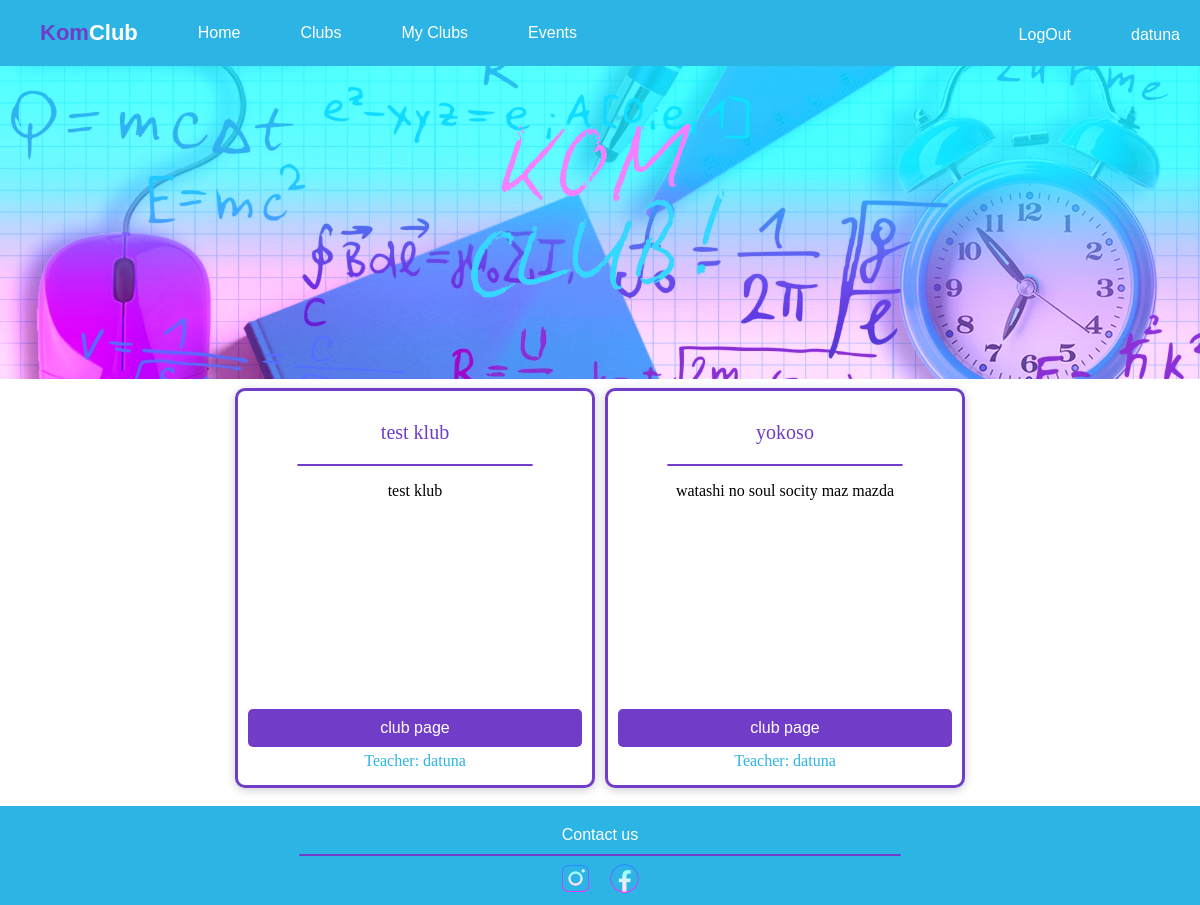
/my_clubs/ (signed in), run on the app's committed database.
### users/models.py (models this page shows)
class User_info(models.Model):
    username = models.CharField(max_length=15, default='bot')
    gmail = models.EmailField(unique=True)
    password = models.CharField(max_length=20, default='bot123')
    pfp = models.ImageField(default='../../static/images/defaultpfp.jpg')
    premmision = models.BooleanField(default=False)
    def __str__(self):
        return self.username

### clubs/models.py (models this page shows, shortened)
class Clubs_info(models.Model):
    name = models.CharField(max_length=30, unique=True)
    description = models.TextField(blank=True, null=True)
    members = models.ManyToManyField('users.User_info', related_name='clubs', blank=True)
    owner = models.ForeignKey('users.User_info', related_name='owned_clubs', on_delete=models.CASCADE, default=1)
    slug = models.SlugField(unique=True, blank=True)

### clubs/views.py (the view)
# urls.py: path('my_clubs/', my_clubs),
def my_clubs(request):
    user_id = request.session.get('user_id')
    if user_id:
        username = request.session.get('username')
        user = User_info.objects.get(username=username)
        clubs = user.clubs.all()
    else:
        return redirect('/login')
    return render(request, 'myclubs.html', {'clubs': clubs})

### clubs/templates/myclubs.html (shortened to what this page needs)
{% extends 'base.html' %}
{% block body %}
<div class="content">
    {% for club in clubs %}
    <div class="container2">
        <p class="club-title">
            {{club.name}}
        </p>
        <div class="divider2"></div>
        <p class="club-description" id="club-description">
            {{club.description}}
        </p>
        <a class="joinbutton" href="{% url 'club_detail' slug=club.slug %}">club page</a>
        <p class="club-author" id="club-author">
            Teacher: {{club.owner}}
        </p>
    </div>
    {% endfor %}
</div>
{% endblock %}

### HomePage/templates/base.html (shortened to what this page needs)
<!DOCTYPE html>
<html lang="en">
<head>
    <link rel="stylesheet" href="../../static/css/style.css">
</head>
<body>
<div class="page-container">
    <div class="content-wrap">
 <nav class="navigation">
    <ul class="left-nav">
        <li class="bt bigfont l">
            <a href="/" class="logo"><span>Kom</span>Club</a>
        </li>
        <li class="l">
            <a href="/" class="bt q nav-link">Home</a>
        </li>
        <li class="l">
            <a href="/clubs" class="bt q nav-link">Clubs</a>
        </li>
        <li class="l">
            <a href="/my_clubs" class="bt q nav-link">My Clubs</a>
        </li>
        <li class="l">
            <a href="/events" class="bt q nav-link"> Events</a>
        </li>
    </ul>
    <ul class="right-nav">
    {% if request.session.user_id %}
        <li class="l">
            <a class="bt q nav-link" href="/logout">LogOut</a>
        </li>
        <li class="l">
            <a class="bt q">{{ request.session.username }}</a>
        </li>
    {% endif %}
    </ul>
</nav>
<img src="../../static/images/image.jpg" class="banner">
    {% block body %}
    {% endblock %}
  <footer>
    <a class="contact">Contact us</a>
    <div class="divider"></div>
    <img class="appicon" src="../../static/images/instagram.png" href="#">
    <img class="appicon" src="../../static/images/facebook.png" href="#">
  </footer>
  </div>
</div>
</body>
</html>

### static/css/style.css (style rules this page uses)
.logo { display: block; margin: 0 auto; transition: filter 0.3s ease; }
body, html { margin: 0; padding: 0; width:100%; overflow-x: hidden; }
.banner { width:100%; filter:brightness(1.2); }
.navigation { background-color: #2cb4e4; display: flex; justify-content: space-between; align-items: center; padding: 10px 20px; margin: 0; width:100%; }
.logo { font-size: 22px; font-weight: bold; color: white; text-decoration: none; }
ul { list-style: none; display: flex; padding: 0; margin: 0; }
.left-nav { justify-content: flex-start; }
.right-nav { margin-left: auto; }
li { margin-right: 20px; }
.bt { font-family: Verdana, Geneva, Tahoma, sans-serif; color: white; padding: 10px 20px; text-decoration: none; display: block; white-space: nowrap; transition: background-color 0.3s ease, font-size 0.3s ease; }
.l { display: block; }
.q { padding-top: 13.5px; }
.bigfont { font-size: 22px; }
.contact { font-family: Verdana, Geneva, Tahoma, sans-serif; color: white; padding: 10px 20px; text-decoration: none; display: block; align-self:flex-start; white-space: nowrap; }
.joinbutton { background-color: #703cc8; font-family: Verdana, Geneva, Tahoma, sans-serif; color: white; padding: 10px 20px; text-decoration: none; display: block; white-space: nowrap; transition: background-color 0.3s ease, font-size 0.3s ease; border-radius: 5px; font-size: 16px; margin-top: auto; }
.club-author { margin:5px; color:#2cb4e4; }
.container2 { width: 30%; height: 400px; color: rgb(0, 0, 0); border-style:solid; text-align: center; border-color: #703cc8; border-width: 3px; border-radius: 10px; padding: 10px; margin: 5px; box-sizing: border-box; display: flex; flex-direction: column; justify-content: space-between; box-shadow: 0 2px 10px rgba(0, 0, 0, 0.2); }
.club-title { color:#703cc8; font-size:20px; }
.content { display: flex; flex-wrap: wrap; justify-content: center; }
.divider { background-color: #7c44dd; margin: 0 auto; border-color:#703cc8; border-style:solid; border-width:1px; border-radius: 50px; width:50%; }
.divider2 { background-color: #7c44dd; margin: 0 auto; border-color:#703cc8; border-style:solid; border-width:1px; border-radius: 50px; padding:0; width:70%; }
footer { margin: 0px; background-color: #2cb4e4; width: 100%; text-align: center; padding-top:10px; position:absolute; bottom:0; }
.page-container { position:relative; min-height:100vh; }
.content-wrap { padding-bottom: 7rem; }
.appicon { margin:5px; width:35px; filter:brightness(1.3) }

### HomePage/templates/base.html (style rules this page uses)
span { color:#703cc8; }

### data on the page
User_info: session.username "datuna"
Clubs_info: name "test klub", description "test klub", owner "datuna"
Clubs_info: name "yokoso", description "watashi no soul socity maz mazda", owner "datuna"
